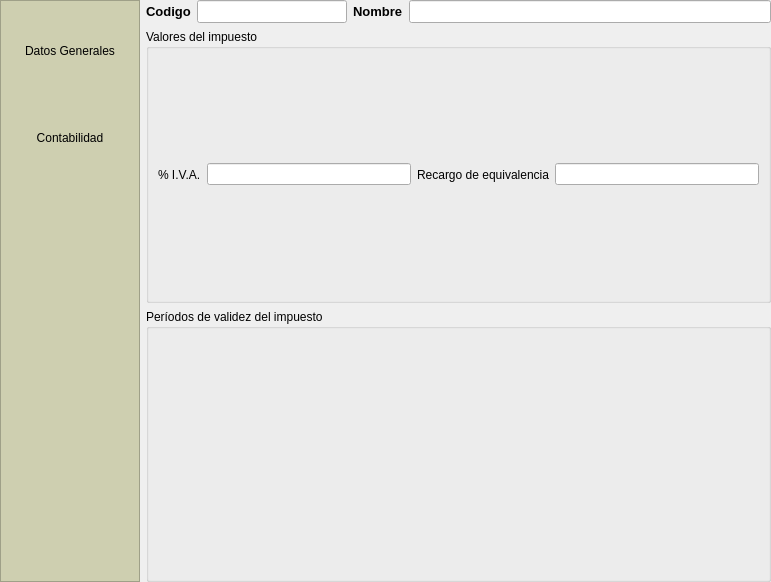
<?xml version="1.0" encoding="UTF-8"?>
<ui version="4.0">
 <class>Form</class>
 <widget class="QWidget" name="Form">
  <property name="geometry">
   <rect>
    <x>0</x>
    <y>0</y>
    <width>771</width>
    <height>582</height>
   </rect>
  </property>
  <property name="windowTitle">
   <string>Form</string>
  </property>
  <layout class="QGridLayout" name="gridLayout">
   <property name="leftMargin">
    <number>0</number>
   </property>
   <property name="topMargin">
    <number>0</number>
   </property>
   <property name="rightMargin">
    <number>0</number>
   </property>
   <property name="bottomMargin">
    <number>0</number>
   </property>
   <item row="0" column="0" rowspan="2">
    <widget class="QFrame" name="frameButtons">
     <property name="sizePolicy">
      <sizepolicy hsizetype="Preferred" vsizetype="Expanding">
       <horstretch>0</horstretch>
       <verstretch>0</verstretch>
      </sizepolicy>
     </property>
     <property name="minimumSize">
      <size>
       <width>140</width>
       <height>450</height>
      </size>
     </property>
     <property name="maximumSize">
      <size>
       <width>135</width>
       <height>16777215</height>
      </size>
     </property>
     <property name="styleSheet">
      <string notr="true">background: #CECFB0</string>
     </property>
     <property name="frameShape">
      <enum>QFrame::StyledPanel</enum>
     </property>
     <property name="frameShadow">
      <enum>QFrame::Raised</enum>
     </property>
     <layout class="QVBoxLayout" name="verticalLayout">
      <item>
       <widget class="QToolButton" name="tbDatos">
        <property name="sizePolicy">
         <sizepolicy hsizetype="Preferred" vsizetype="Fixed">
          <horstretch>0</horstretch>
          <verstretch>0</verstretch>
         </sizepolicy>
        </property>
        <property name="minimumSize">
         <size>
          <width>120</width>
          <height>81</height>
         </size>
        </property>
        <property name="maximumSize">
         <size>
          <width>111</width>
          <height>81</height>
         </size>
        </property>
        <property name="toolTip">
         <string>Presenta la ficha con la información general de esta entidad</string>
        </property>
        <property name="statusTip">
         <string>Presenta la ficha con la información general de esta entidad</string>
        </property>
        <property name="whatsThis">
         <string>Presenta la ficha con la información general de esta entidad</string>
        </property>
        <property name="text">
         <string>Datos Generales</string>
        </property>
        <property name="icon">
         <iconset>
          <normaloff>:/images/commons/impuestos.png</normaloff>:/images/commons/impuestos.png</iconset>
        </property>
        <property name="iconSize">
         <size>
          <width>48</width>
          <height>48</height>
         </size>
        </property>
        <property name="checkable">
         <bool>true</bool>
        </property>
        <property name="autoExclusive">
         <bool>true</bool>
        </property>
        <property name="toolButtonStyle">
         <enum>Qt::ToolButtonTextUnderIcon</enum>
        </property>
        <property name="autoRaise">
         <bool>true</bool>
        </property>
       </widget>
      </item>
      <item>
       <widget class="QToolButton" name="tbContabilidad">
        <property name="sizePolicy">
         <sizepolicy hsizetype="Preferred" vsizetype="Fixed">
          <horstretch>0</horstretch>
          <verstretch>0</verstretch>
         </sizepolicy>
        </property>
        <property name="minimumSize">
         <size>
          <width>120</width>
          <height>81</height>
         </size>
        </property>
        <property name="maximumSize">
         <size>
          <width>111</width>
          <height>81</height>
         </size>
        </property>
        <property name="toolTip">
         <string>Acceda a los datos contables.</string>
        </property>
        <property name="statusTip">
         <string>Acceda a los datos contables.</string>
        </property>
        <property name="whatsThis">
         <string>Acceda a los datos contables.</string>
        </property>
        <property name="text">
         <string>Contabilidad</string>
        </property>
        <property name="icon">
         <iconset>
          <normaloff>:/images/commons/contabilidad.png</normaloff>:/images/commons/contabilidad.png</iconset>
        </property>
        <property name="iconSize">
         <size>
          <width>48</width>
          <height>48</height>
         </size>
        </property>
        <property name="checkable">
         <bool>true</bool>
        </property>
        <property name="autoExclusive">
         <bool>true</bool>
        </property>
        <property name="toolButtonStyle">
         <enum>Qt::ToolButtonTextUnderIcon</enum>
        </property>
        <property name="autoRaise">
         <bool>true</bool>
        </property>
       </widget>
      </item>
      <item>
       <spacer name="verticalSpacer">
        <property name="orientation">
         <enum>Qt::Vertical</enum>
        </property>
        <property name="sizeHint" stdset="0">
         <size>
          <width>20</width>
          <height>20</height>
         </size>
        </property>
       </spacer>
      </item>
     </layout>
    </widget>
   </item>
   <item row="0" column="1">
    <widget class="QLabel" name="label">
     <property name="font">
      <font>
       <pointsize>10</pointsize>
       <weight>75</weight>
       <bold>true</bold>
      </font>
     </property>
     <property name="text">
      <string>Codigo</string>
     </property>
    </widget>
   </item>
   <item row="0" column="2">
    <widget class="DBLineEdit" name="db_codigo">
     <property name="maximumSize">
      <size>
       <width>150</width>
       <height>16777215</height>
      </size>
     </property>
     <property name="font">
      <font>
       <pointsize>10</pointsize>
       <weight>75</weight>
       <bold>true</bold>
      </font>
     </property>
     <property name="fieldName">
      <string>codimpuesto</string>
     </property>
     <property name="dataEditable">
      <bool>true</bool>
     </property>
    </widget>
   </item>
   <item row="0" column="3">
    <widget class="QLabel" name="label_2">
     <property name="font">
      <font>
       <pointsize>10</pointsize>
       <weight>75</weight>
       <bold>true</bold>
      </font>
     </property>
     <property name="text">
      <string>Nombre</string>
     </property>
    </widget>
   </item>
   <item row="0" column="4">
    <widget class="DBLineEdit" name="db_nombre">
     <property name="font">
      <font>
       <pointsize>10</pointsize>
       <weight>75</weight>
       <bold>true</bold>
      </font>
     </property>
     <property name="fieldName">
      <string>nombre</string>
     </property>
     <property name="dataEditable">
      <bool>true</bool>
     </property>
    </widget>
   </item>
   <item row="1" column="1" colspan="4">
    <widget class="QStackedWidget" name="swFichas">
     <property name="currentIndex">
      <number>0</number>
     </property>
     <widget class="QWidget" name="pageDatosGenerales">
      <layout class="QVBoxLayout" name="verticalLayout_2">
       <property name="leftMargin">
        <number>0</number>
       </property>
       <property name="topMargin">
        <number>0</number>
       </property>
       <property name="rightMargin">
        <number>0</number>
       </property>
       <property name="bottomMargin">
        <number>0</number>
       </property>
       <item>
        <widget class="QGroupBox" name="groupBox">
         <property name="title">
          <string>Valores del impuesto</string>
         </property>
         <layout class="QHBoxLayout" name="horizontalLayout">
          <item>
           <widget class="QLabel" name="label_3">
            <property name="text">
             <string>% I.V.A.</string>
            </property>
           </widget>
          </item>
          <item>
           <widget class="DBNumberEdit" name="db_iva">
            <property name="focusPolicy">
             <enum>Qt::NoFocus</enum>
            </property>
            <property name="fieldName">
             <string>iva</string>
            </property>
           </widget>
          </item>
          <item>
           <widget class="QLabel" name="label_4">
            <property name="text">
             <string>Recargo de equivalencia</string>
            </property>
           </widget>
          </item>
          <item>
           <widget class="DBNumberEdit" name="db_recargo">
            <property name="focusPolicy">
             <enum>Qt::NoFocus</enum>
            </property>
            <property name="fieldName">
             <string>recargo</string>
            </property>
           </widget>
          </item>
         </layout>
        </widget>
       </item>
       <item>
        <widget class="QGroupBox" name="groupBox_2">
         <property name="title">
          <string>Períodos de validez del impuesto</string>
         </property>
         <layout class="QVBoxLayout" name="verticalLayout_3">
          <item>
           <widget class="DBDetailView" name="db_periodosimpuestos">
            <property name="relationName">
             <string>periodosimpuestos</string>
            </property>
            <property name="dataEditable">
             <bool>true</bool>
            </property>
           </widget>
          </item>
         </layout>
        </widget>
       </item>
      </layout>
     </widget>
     <widget class="QWidget" name="pageContabilidad">
      <layout class="QVBoxLayout" name="verticalLayout_4">
       <property name="leftMargin">
        <number>0</number>
       </property>
       <property name="topMargin">
        <number>0</number>
       </property>
       <property name="rightMargin">
        <number>0</number>
       </property>
       <property name="bottomMargin">
        <number>0</number>
       </property>
       <item>
        <widget class="QGroupBox" name="groupBox_3">
         <property name="title">
          <string>Subcuentas contables</string>
         </property>
         <layout class="QGridLayout" name="gridLayout_2">
          <item row="0" column="0">
           <widget class="DBChooseRecordButton" name="db_idsubcuentarep">
            <property name="text">
             <string>I.V.A. Repercutido</string>
            </property>
            <property name="fieldName">
             <string>idsubcuentarep</string>
            </property>
            <property name="dataEditable">
             <bool>true</bool>
            </property>
           </widget>
          </item>
          <item row="0" column="1">
           <widget class="DBLineEdit" name="dbLineEdit">
            <property name="fieldName">
             <string>idsubcuentarep</string>
            </property>
            <property name="dataEditable">
             <bool>true</bool>
            </property>
            <property name="autoComplete">
             <set>AlephERP::ValuesFromRelation</set>
            </property>
            <property name="autoCompleteColumn">
             <string>codsubcuenta</string>
            </property>
            <property name="autoCompleteVisibleFields">
             <string>codsubcuenta,descripcion</string>
            </property>
           </widget>
          </item>
          <item row="0" column="2">
           <widget class="DBLineEdit" name="dbLineEdit_2">
            <property name="fieldName">
             <string>co_subcuentasrep.father.descripcion</string>
            </property>
           </widget>
          </item>
          <item row="1" column="0">
           <widget class="DBChooseRecordButton" name="db_idsubcuentarep_2">
            <property name="text">
             <string>I.V.A. Soportado</string>
            </property>
            <property name="fieldName">
             <string>idsubcuentasop</string>
            </property>
            <property name="dataEditable">
             <bool>true</bool>
            </property>
           </widget>
          </item>
          <item row="1" column="1">
           <widget class="DBLineEdit" name="dbLineEdit_3">
            <property name="fieldName">
             <string>idsubcuentasop</string>
            </property>
            <property name="dataEditable">
             <bool>true</bool>
            </property>
            <property name="autoComplete">
             <set>AlephERP::ValuesFromRelation</set>
            </property>
            <property name="autoCompleteColumn">
             <string>codsubcuenta</string>
            </property>
            <property name="autoCompleteVisibleFields">
             <string>codsubcuenta,descripcion</string>
            </property>
           </widget>
          </item>
          <item row="1" column="2">
           <widget class="DBLineEdit" name="dbLineEdit_4">
            <property name="fieldName">
             <string>co_subcuentassop.father.descripcion</string>
            </property>
           </widget>
          </item>
          <item row="2" column="0">
           <widget class="DBChooseRecordButton" name="db_idsubcuentarep_3">
            <property name="text">
             <string>H.P. Acreedora por I.V.A.</string>
            </property>
            <property name="fieldName">
             <string>idsubcuentaacr</string>
            </property>
            <property name="dataEditable">
             <bool>true</bool>
            </property>
           </widget>
          </item>
          <item row="2" column="1">
           <widget class="DBLineEdit" name="dbLineEdit_5">
            <property name="fieldName">
             <string>idsubcuentaacr</string>
            </property>
            <property name="dataEditable">
             <bool>true</bool>
            </property>
            <property name="autoComplete">
             <set>AlephERP::ValuesFromRelation</set>
            </property>
            <property name="autoCompleteColumn">
             <string>codsubcuenta</string>
            </property>
            <property name="autoCompleteVisibleFields">
             <string>codsubcuenta,descripcion</string>
            </property>
           </widget>
          </item>
          <item row="2" column="2">
           <widget class="DBLineEdit" name="dbLineEdit_6">
            <property name="fieldName">
             <string>co_subcuentasacr.father.descripcion</string>
            </property>
           </widget>
          </item>
          <item row="3" column="0">
           <widget class="DBChooseRecordButton" name="db_idsubcuentarep_4">
            <property name="text">
             <string>H.P. Deudora por I.V.A.</string>
            </property>
            <property name="fieldName">
             <string>idsubcuentadeu</string>
            </property>
            <property name="dataEditable">
             <bool>true</bool>
            </property>
           </widget>
          </item>
          <item row="3" column="1">
           <widget class="DBLineEdit" name="dbLineEdit_7">
            <property name="fieldName">
             <string>idsubcuentadeu</string>
            </property>
            <property name="dataEditable">
             <bool>true</bool>
            </property>
            <property name="autoComplete">
             <set>AlephERP::ValuesFromRelation</set>
            </property>
            <property name="autoCompleteColumn">
             <string>codsubcuenta</string>
            </property>
            <property name="autoCompleteVisibleFields">
             <string>codsubcuenta,descripcion</string>
            </property>
           </widget>
          </item>
          <item row="3" column="2">
           <widget class="DBLineEdit" name="dbLineEdit_8">
            <property name="fieldName">
             <string>co_subcuentasreu.father.descripcion</string>
            </property>
           </widget>
          </item>
          <item row="4" column="0">
           <widget class="DBChooseRecordButton" name="db_idsubcuentarep_5">
            <property name="text">
             <string>I.V.A. Rep. Adquisiciones Intracomunitarias</string>
            </property>
            <property name="fieldName">
             <string>idsubcuentaivadevadue</string>
            </property>
            <property name="dataEditable">
             <bool>true</bool>
            </property>
           </widget>
          </item>
          <item row="4" column="1">
           <widget class="DBLineEdit" name="dbLineEdit_9">
            <property name="fieldName">
             <string>idsubcuentaivadevadue</string>
            </property>
            <property name="dataEditable">
             <bool>true</bool>
            </property>
            <property name="autoComplete">
             <set>AlephERP::ValuesFromRelation</set>
            </property>
            <property name="autoCompleteColumn">
             <string>codsubcuenta</string>
            </property>
            <property name="autoCompleteVisibleFields">
             <string>codsubcuenta,descripcion</string>
            </property>
           </widget>
          </item>
          <item row="4" column="2">
           <widget class="DBLineEdit" name="dbLineEdit_10">
            <property name="fieldName">
             <string>co_subcuentasdevadue.father.descripcion</string>
            </property>
           </widget>
          </item>
          <item row="5" column="0">
           <widget class="DBChooseRecordButton" name="db_idsubcuentarep_6">
            <property name="text">
             <string>I.V.A. Sop. Adquisiciones Intracomunitarias</string>
            </property>
            <property name="fieldName">
             <string>idsubcuentaivadedadue</string>
            </property>
            <property name="dataEditable">
             <bool>true</bool>
            </property>
           </widget>
          </item>
          <item row="5" column="1">
           <widget class="DBLineEdit" name="dbLineEdit_11">
            <property name="fieldName">
             <string>idsubcuentaivadedadue</string>
            </property>
            <property name="dataEditable">
             <bool>true</bool>
            </property>
            <property name="autoComplete">
             <set>AlephERP::ValuesFromRelation</set>
            </property>
            <property name="autoCompleteColumn">
             <string>codsubcuenta</string>
            </property>
            <property name="autoCompleteVisibleFields">
             <string>codsubcuenta,descripcion</string>
            </property>
           </widget>
          </item>
          <item row="5" column="2">
           <widget class="DBLineEdit" name="dbLineEdit_12">
            <property name="fieldName">
             <string>co_subcuentasdedadue.father.descripcion</string>
            </property>
           </widget>
          </item>
          <item row="6" column="0">
           <widget class="DBChooseRecordButton" name="db_idsubcuentarep_7">
            <property name="text">
             <string>I.V.A. Rep. Entregas Intracomunitarias</string>
            </property>
            <property name="fieldName">
             <string>idsubcuentaivadeventue</string>
            </property>
            <property name="dataEditable">
             <bool>true</bool>
            </property>
           </widget>
          </item>
          <item row="6" column="1">
           <widget class="DBLineEdit" name="dbLineEdit_13">
            <property name="fieldName">
             <string>idsubcuentaivadeventue</string>
            </property>
            <property name="dataEditable">
             <bool>true</bool>
            </property>
            <property name="autoComplete">
             <set>AlephERP::ValuesFromRelation</set>
            </property>
            <property name="autoCompleteColumn">
             <string>codsubcuenta</string>
            </property>
            <property name="autoCompleteVisibleFields">
             <string>codsubcuenta,descripcion</string>
            </property>
           </widget>
          </item>
          <item row="6" column="2">
           <widget class="DBLineEdit" name="dbLineEdit_14">
            <property name="fieldName">
             <string>co_subcuentasdeventue.father.descripcion</string>
            </property>
           </widget>
          </item>
          <item row="7" column="0">
           <widget class="DBChooseRecordButton" name="db_idsubcuentarep_8">
            <property name="text">
             <string>I.V.A. Sop. Importaciones</string>
            </property>
            <property name="fieldName">
             <string>idsubcuentaivasopimp</string>
            </property>
            <property name="dataEditable">
             <bool>true</bool>
            </property>
           </widget>
          </item>
          <item row="7" column="1">
           <widget class="DBLineEdit" name="dbLineEdit_15">
            <property name="fieldName">
             <string>idsubcuentaivasopimp</string>
            </property>
            <property name="dataEditable">
             <bool>true</bool>
            </property>
            <property name="autoComplete">
             <set>AlephERP::ValuesFromRelation</set>
            </property>
            <property name="autoCompleteColumn">
             <string>codsubcuenta</string>
            </property>
            <property name="autoCompleteVisibleFields">
             <string>codsubcuenta,descripcion</string>
            </property>
           </widget>
          </item>
          <item row="7" column="2">
           <widget class="DBLineEdit" name="dbLineEdit_16">
            <property name="fieldName">
             <string>co_subcuentassopimp.father.descripcion</string>
            </property>
           </widget>
          </item>
          <item row="8" column="0">
           <widget class="DBChooseRecordButton" name="db_idsubcuentarep_9">
            <property name="text">
             <string>I.V.A. Rep. Exportaciones</string>
            </property>
            <property name="fieldName">
             <string>idsubcuentaivarepexp</string>
            </property>
            <property name="dataEditable">
             <bool>true</bool>
            </property>
           </widget>
          </item>
          <item row="8" column="1">
           <widget class="DBLineEdit" name="dbLineEdit_17">
            <property name="fieldName">
             <string>idsubcuentaivarepexp</string>
            </property>
            <property name="dataEditable">
             <bool>true</bool>
            </property>
            <property name="autoComplete">
             <set>AlephERP::ValuesFromRelation</set>
            </property>
            <property name="autoCompleteColumn">
             <string>codsubcuenta</string>
            </property>
            <property name="autoCompleteVisibleFields">
             <string>codsubcuenta,descripcion</string>
            </property>
           </widget>
          </item>
          <item row="8" column="2">
           <widget class="DBLineEdit" name="dbLineEdit_18">
            <property name="fieldName">
             <string>co_subcuentasrepexp.father.descripcion</string>
            </property>
           </widget>
          </item>
          <item row="9" column="0">
           <widget class="DBChooseRecordButton" name="db_idsubcuentarep_10">
            <property name="text">
             <string>I.V.A. Sop. Exento</string>
            </property>
            <property name="fieldName">
             <string>idsubcuentaivasopexe</string>
            </property>
            <property name="dataEditable">
             <bool>true</bool>
            </property>
           </widget>
          </item>
          <item row="9" column="1">
           <widget class="DBLineEdit" name="dbLineEdit_19">
            <property name="fieldName">
             <string>idsubcuentaivasopexe</string>
            </property>
            <property name="dataEditable">
             <bool>true</bool>
            </property>
            <property name="autoComplete">
             <set>AlephERP::ValuesFromRelation</set>
            </property>
            <property name="autoCompleteColumn">
             <string>codsubcuenta</string>
            </property>
            <property name="autoCompleteVisibleFields">
             <string>codsubcuenta,descripcion</string>
            </property>
           </widget>
          </item>
          <item row="9" column="2">
           <widget class="DBLineEdit" name="dbLineEdit_20">
            <property name="fieldName">
             <string>co_subcuentassopexe.father.descripcion</string>
            </property>
           </widget>
          </item>
          <item row="10" column="0">
           <widget class="DBChooseRecordButton" name="db_idsubcuentarep_11">
            <property name="text">
             <string>I.V.A. Rep. Exento</string>
            </property>
            <property name="fieldName">
             <string>idsubcuentaivarepexe</string>
            </property>
            <property name="dataEditable">
             <bool>true</bool>
            </property>
           </widget>
          </item>
          <item row="10" column="1">
           <widget class="DBLineEdit" name="dbLineEdit_21">
            <property name="fieldName">
             <string>idsubcuentaivarepexe</string>
            </property>
            <property name="dataEditable">
             <bool>true</bool>
            </property>
            <property name="autoComplete">
             <set>AlephERP::ValuesFromRelation</set>
            </property>
            <property name="autoCompleteColumn">
             <string>codsubcuenta</string>
            </property>
            <property name="autoCompleteVisibleFields">
             <string>codsubcuenta,descripcion</string>
            </property>
           </widget>
          </item>
          <item row="10" column="2">
           <widget class="DBLineEdit" name="dbLineEdit_22">
            <property name="fieldName">
             <string>co_subcuentasrepexe.father.descripcion</string>
            </property>
           </widget>
          </item>
          <item row="11" column="0">
           <widget class="DBChooseRecordButton" name="db_idsubcuentarep_12">
            <property name="text">
             <string>Recargo equivalencia</string>
            </property>
            <property name="fieldName">
             <string>idsubcuentaivarepre</string>
            </property>
            <property name="dataEditable">
             <bool>true</bool>
            </property>
           </widget>
          </item>
          <item row="11" column="1">
           <widget class="DBLineEdit" name="dbLineEdit_23">
            <property name="fieldName">
             <string>idsubcuentaivarepre</string>
            </property>
            <property name="dataEditable">
             <bool>true</bool>
            </property>
            <property name="autoComplete">
             <set>AlephERP::ValuesFromRelation</set>
            </property>
            <property name="autoCompleteColumn">
             <string>codsubcuenta</string>
            </property>
            <property name="autoCompleteVisibleFields">
             <string>codsubcuenta,descripcion</string>
            </property>
           </widget>
          </item>
          <item row="11" column="2">
           <widget class="DBLineEdit" name="dbLineEdit_24">
            <property name="fieldName">
             <string>co_subcuentasrepre.father.descripcion</string>
            </property>
           </widget>
          </item>
          <item row="12" column="0">
           <widget class="DBChooseRecordButton" name="db_idsubcuentasopisp">
            <property name="text">
             <string>I.V.A. Sop. en Inversión de sujeto pasivo</string>
            </property>
            <property name="fieldName">
             <string>idsubcuentasopisp</string>
            </property>
            <property name="dataEditable">
             <bool>true</bool>
            </property>
           </widget>
          </item>
          <item row="12" column="1">
           <widget class="DBLineEdit" name="dbLineEdit_26">
            <property name="fieldName">
             <string>idsubcuentasopisp</string>
            </property>
            <property name="dataEditable">
             <bool>true</bool>
            </property>
            <property name="autoComplete">
             <set>AlephERP::ValuesFromRelation</set>
            </property>
            <property name="autoCompleteColumn">
             <string>codsubcuenta</string>
            </property>
            <property name="autoCompleteVisibleFields">
             <string>codsubcuenta,descripcion</string>
            </property>
           </widget>
          </item>
          <item row="12" column="2">
           <widget class="DBLineEdit" name="dbLineEdit_25">
            <property name="fieldName">
             <string>co_subcuentassopisp.father.descripcion</string>
            </property>
           </widget>
          </item>
          <item row="13" column="0">
           <widget class="DBChooseRecordButton" name="db_idsubcuentarepisp">
            <property name="text">
             <string>I.V.A. Rep. en Inversión de sujeto pasivo</string>
            </property>
            <property name="fieldName">
             <string>idsubcuentarepisp</string>
            </property>
            <property name="dataEditable">
             <bool>true</bool>
            </property>
           </widget>
          </item>
          <item row="13" column="1">
           <widget class="DBLineEdit" name="dbLineEdit_28">
            <property name="fieldName">
             <string>idsubcuentarepisp</string>
            </property>
            <property name="dataEditable">
             <bool>true</bool>
            </property>
            <property name="autoComplete">
             <set>AlephERP::ValuesFromRelation</set>
            </property>
            <property name="autoCompleteColumn">
             <string>codsubcuenta</string>
            </property>
            <property name="autoCompleteVisibleFields">
             <string>codsubcuenta,descripcion</string>
            </property>
           </widget>
          </item>
          <item row="13" column="2">
           <widget class="DBLineEdit" name="dbLineEdit_27">
            <property name="fieldName">
             <string>co_subcuentasrepisp.father.descripcion</string>
            </property>
           </widget>
          </item>
          <item row="14" column="2">
           <spacer name="verticalSpacer_2">
            <property name="orientation">
             <enum>Qt::Vertical</enum>
            </property>
            <property name="sizeHint" stdset="0">
             <size>
              <width>20</width>
              <height>177</height>
             </size>
            </property>
           </spacer>
          </item>
         </layout>
        </widget>
       </item>
      </layout>
     </widget>
    </widget>
   </item>
  </layout>
 </widget>
 <customwidgets>
  <customwidget>
   <class>DBChooseRecordButton</class>
   <extends>QPushButton</extends>
   <header>widgets/dbchooserecordbutton.h</header>
  </customwidget>
  <customwidget>
   <class>DBDetailView</class>
   <extends>QWidget</extends>
   <header>widgets/dbdetailview.h</header>
  </customwidget>
  <customwidget>
   <class>DBLineEdit</class>
   <extends>QLineEdit</extends>
   <header>widgets/dblineedit.h</header>
  </customwidget>
  <customwidget>
   <class>DBNumberEdit</class>
   <extends>QLineEdit</extends>
   <header>widgets/dbnumberedit.h</header>
  </customwidget>
 </customwidgets>
 <resources>
  <include location="C:/programacion/git/alepherp/src/resources/modules.qrc"/>
 </resources>
 <connections/>
</ui>
